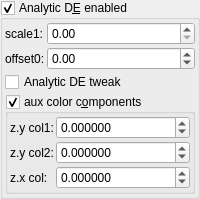
    <widget class="MyGroupBox" name="groupCheck_analyticDE_enabled">
     <property name="title">
      <string>Analytic D&amp;E enabled</string>
     </property>
     <property name="checkable">
      <bool>true</bool>
     </property>
     <layout class="QVBoxLayout" name="verticalLayout_12" stretch="0,0,0">
      <property name="spacing">
       <number>2</number>
      </property>
      <property name="leftMargin">
       <number>2</number>
      </property>
      <property name="topMargin">
       <number>2</number>
      </property>
      <property name="rightMargin">
       <number>2</number>
      </property>
      <property name="bottomMargin">
       <number>2</number>
      </property>
      <item>
       <layout class="QGridLayout" name="gridLayout_28" columnstretch="0,0,1">
        <property name="spacing">
         <number>2</number>
        </property>
        <item row="1" column="1">
         <widget class="QLabel" name="label_178">
          <property name="text">
           <string>offset0:</string>
          </property>
         </widget>
        </item>
        <item row="0" column="1">
         <widget class="QLabel" name="label_179">
          <property name="text">
           <string>scale1:</string>
          </property>
         </widget>
        </item>
        <item row="1" column="2">
         <widget class="MyDoubleSpinBox" name="spinbox_analyticDE_offset_0">
          <property name="sizePolicy">
           <sizepolicy hsizetype="Minimum" vsizetype="Maximum">
            <horstretch>0</horstretch>
            <verstretch>0</verstretch>
           </sizepolicy>
          </property>
          <property name="prefix">
           <string/>
          </property>
          <property name="suffix">
           <string/>
          </property>
          <property name="decimals">
           <number>2</number>
          </property>
          <property name="minimum">
           <double>-99.989999999999995</double>
          </property>
          <property name="maximum">
           <double>99.989999999999995</double>
          </property>
          <property name="singleStep">
           <double>0.100000000000000</double>
          </property>
         </widget>
        </item>
        <item row="0" column="2">
         <widget class="MyDoubleSpinBox" name="spinbox_analyticDE_scale_1">
          <property name="sizePolicy">
           <sizepolicy hsizetype="Minimum" vsizetype="Maximum">
            <horstretch>0</horstretch>
            <verstretch>0</verstretch>
           </sizepolicy>
          </property>
          <property name="prefix">
           <string/>
          </property>
          <property name="suffix">
           <string/>
          </property>
          <property name="decimals">
           <number>2</number>
          </property>
          <property name="minimum">
           <double>0.000000000000000</double>
          </property>
          <property name="maximum">
           <double>99.989999999999995</double>
          </property>
          <property name="singleStep">
           <double>0.100000000000000</double>
          </property>
         </widget>
        </item>
       </layout>
      </item>
      <item>
       <widget class="MyCheckBox" name="checkBox_analyticDE_enabled_false">
        <property name="toolTip">
         <string>&lt;html&gt;&lt;head/&gt;&lt;body&gt;&lt;p&gt;Can sometimes improve render quality when using analytic DE&lt;/p&gt;&lt;/body&gt;&lt;/html&gt;</string>
        </property>
        <property name="text">
         <string>Analytic DE tweak</string>
        </property>
       </widget>
      </item>
      <item>
       <widget class="MyGroupBox" name="groupCheck_fold_color_aux_color_enabled">
        <property name="title">
         <string>aux color c&amp;omponents</string>
        </property>
        <property name="checkable">
         <bool>true</bool>
        </property>
        <layout class="QVBoxLayout" name="verticalLayout_11">
         <property name="leftMargin">
          <number>2</number>
         </property>
         <property name="topMargin">
          <number>2</number>
         </property>
         <property name="rightMargin">
          <number>2</number>
         </property>
         <property name="bottomMargin">
          <number>2</number>
         </property>
         <item>
          <layout class="QGridLayout" name="gridLayout_19" columnstretch="0,1">
           <property name="spacing">
            <number>2</number>
           </property>
           <item row="2" column="1">
            <widget class="MyDoubleSpinBox" name="spinbox4_fold_color_difs_0000_y">
             <property name="sizePolicy">
              <sizepolicy hsizetype="Minimum" vsizetype="Maximum">
               <horstretch>0</horstretch>
               <verstretch>0</verstretch>
              </sizepolicy>
             </property>
             <property name="prefix">
              <string/>
             </property>
             <property name="suffix">
              <string/>
             </property>
             <property name="decimals">
              <number>6</number>
             </property>
             <property name="minimum">
              <double>-100.000000000000000</double>
             </property>
             <property name="maximum">
              <double>100.000000000000000</double>
             </property>
             <property name="singleStep">
              <double>0.100000000000000</double>
             </property>
            </widget>
           </item>
           <item row="2" column="0">
            <widget class="QLabel" name="label_55">
             <property name="text">
              <string>z.y col2:</string>
             </property>
            </widget>
           </item>
           <item row="1" column="1">
            <widget class="MyDoubleSpinBox" name="spinbox4_fold_color_difs_0000_x">
             <property name="sizePolicy">
              <sizepolicy hsizetype="Minimum" vsizetype="Maximum">
               <horstretch>0</horstretch>
               <verstretch>0</verstretch>
              </sizepolicy>
             </property>
             <property name="prefix">
              <string/>
             </property>
             <property name="suffix">
              <string/>
             </property>
             <property name="decimals">
              <number>6</number>
             </property>
             <property name="minimum">
              <double>-100.000000000000000</double>
             </property>
             <property name="maximum">
              <double>100.000000000000000</double>
             </property>
             <property name="singleStep">
              <double>0.100000000000000</double>
             </property>
            </widget>
           </item>
           <item row="1" column="0">
            <widget class="QLabel" name="label_53">
             <property name="text">
              <string>z.y col1:</string>
             </property>
            </widget>
           </item>
           <item row="3" column="1">
            <widget class="MyDoubleSpinBox" name="spinbox4_fold_color_difs_0000_z">
             <property name="sizePolicy">
              <sizepolicy hsizetype="Minimum" vsizetype="Maximum">
               <horstretch>0</horstretch>
               <verstretch>0</verstretch>
              </sizepolicy>
             </property>
             <property name="prefix">
              <string/>
             </property>
             <property name="suffix">
              <string/>
             </property>
             <property name="decimals">
              <number>6</number>
             </property>
             <property name="minimum">
              <double>-100.000000000000000</double>
             </property>
             <property name="maximum">
              <double>100.000000000000000</double>
             </property>
             <property name="singleStep">
              <double>0.100000000000000</double>
             </property>
            </widget>
           </item>
           <item row="3" column="0">
            <widget class="QLabel" name="label_54">
             <property name="text">
              <string>z.x col:</string>
             </property>
            </widget>
           </item>
          </layout>
         </item>
        </layout>
       </widget>
      </item>
     </layout>
    </widget>
